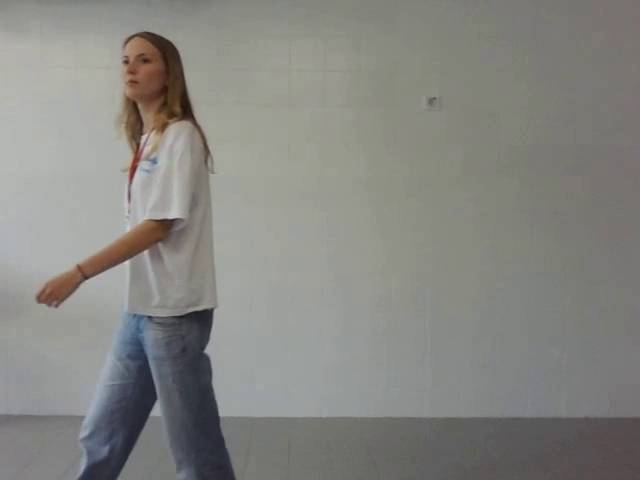
#> input picture frame 38 of web_1.mp4, 640 x 480 px, given in place of the camera
$ python detector.py
#> lines starting #> are read from the running program, lines starting #| are printed output that depends on the picture; after the words box and inside, x2 and y2 are one past the last pixel; in counts of white or black regions, pixels touching at a corner belong together
import cv2
import numpy as np

backSub_mog = cv2.createBackgroundSubtractorMOG2(history=500, varThreshold=50)

#cap = cv2.VideoCapture("web_2.mp4") # Пример с видео
cap = cv2.VideoCapture(0)   # Пример с вэбкамеры (0)

min_count = 100
max_count = 0
counts = []

  # Инициализация переменнызх для вывода результата в видеофайл
    # Подколючает видеокодек
fourcc = cv2.VideoWriter_fourcc(*'XVID')
    # Имя и параметры файла для вывода результата программы
out = cv2.VideoWriter('web_3_result.avi',fourcc, 20.0, (640, 480))

# Запускаем бесконечный цикл
while True:
    success, frame = cap.read()
#> frame is the input picture: shape (480, 640, 3); mean B, G, R 130, 134.2, 134.7

    # Выход из цикла когда нет кадров (закончилось видео)
    if not success:
        break

    # Устанавливаем размер окна
    frame = cv2.resize(frame, (640, 480))

    # Вычитание фона
    imgNoBg = backSub_mog.apply(frame)
#> imgNoBg: shape (480, 640); every value is 127

    # Устанавливаем глобальный порог для удаления теней
    # Морфология
    kernel = np.ones((2, 2), np.uint8)
    mask_thresh = cv2.threshold(imgNoBg, 100, 255, cv2.THRESH_BINARY)   # 2й аргумент от 0-255 изменяет определение теней на кадре
    imgNoBg = cv2.morphologyEx(imgNoBg, cv2.MORPH_OPEN, kernel, iterations=2)
    imgNoBg = cv2.dilate(imgNoBg, kernel, iterations=2)

     # Поиск контуров
    contours, hierarchy = cv2.findContours(imgNoBg, cv2.RETR_EXTERNAL, cv2.CHAIN_APPROX_SIMPLE)
#> contours = [[[0, 0], [0, 479], [639, 479], [639, 0]]]

    # Минимальная площать контура
    min_contour_area = 20000  # Можно изменять, 0 - 307200(ширина окна * высота окна) чем больше значение, тем больше маленьких объектов отсечется, для видео из примера  надо 800
    # Если человек близко к камере то надо увеличивать, если далеко - уменьшать

    # отсекаем объекты площадь которых меньше заданного значения
    large_contours = [cnt for cnt in contours if cv2.contourArea(cnt) > min_contour_area]
#> large_contours = [[[0, 0], [0, 479], [639, 479], [639, 0]]]
    frame_out = frame.copy()

    # Проверка максимального количества людей в кадре
    if len(large_contours) > max_count:
        max_count = len(large_contours)
#> max_count = 1

    # Проверка минимального количества людей в кадре
    if len(large_contours) < min_count and len(large_contours) > 0:
        min_count = len(large_contours)
#> min_count = 1

    # Добавление количества людей в список для определения среднего количества
    if len(large_contours) > 0:
        counts.append(len(large_contours))

    # Выбеляем контур прямоугольником
    for cnt in large_contours:
        x, y, w, h = cv2.boundingRect(cnt)
        frame_out = cv2.rectangle(frame, (x, y), (x+w, y+h), (0, 200, 0), 2)
#> this loop made 1 pass
#> (cnt, x, y, w, h) on pass 1: ([[0, 0], [0, 479], [639, 479], [639, 0]], 0, 0, 640, 480)

    # Выводим информацию на кадр о количестве контуров (человек)
    cv2.putText(frame, f"Peoples in frame: {len(large_contours)}", (10, 30), cv2.FONT_HERSHEY_SIMPLEX, 0.5, (0, 0, 255), 2)

    # Выводим информацию на кадр о минимальном количестве контуров (человек) в кадре
    cv2.putText(frame, f"Mimimal count in frame: {min_count}", (10, 430), cv2.FONT_HERSHEY_SIMPLEX, 0.5, (0, 0, 255), 2)

    # Выводим информацию на кадр о максимальном количестве контуров (человек) в кадре
    cv2.putText(frame, f"Maximal count in frame: {max_count}", (10, 450), cv2.FONT_HERSHEY_SIMPLEX, 0.5, (0, 0, 255), 2)

    # Исключение деления на 0
    if len(counts) > 0:
        # Выводим информацию на кадр о среднем количестве контуров (человек) в кажре
        cv2.putText(frame, f"Average count in frame: {round(sum(counts) / len(counts), 2)}", (10, 470), cv2.FONT_HERSHEY_SIMPLEX, 0.5, (0, 0, 255), 2)
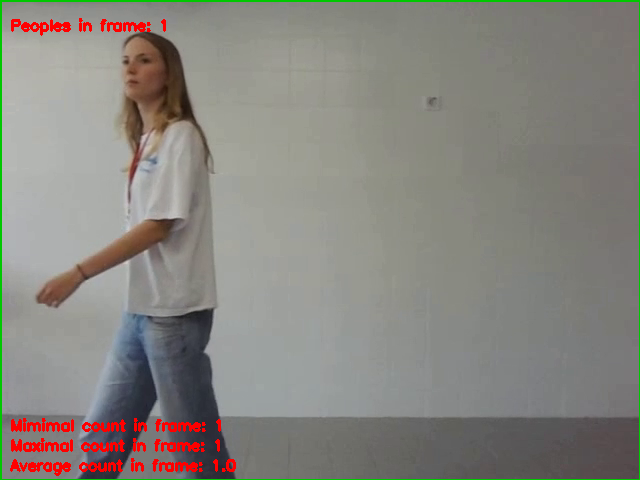
#> frame: shape (480, 640, 3); mean B, G, R 126.9, 133.3, 135.5

    # Отображаем результат
    cv2.imshow('Frame_final', frame_out)

    #Сохранение результата в видео
    out.write(frame_out)

    cv2.imshow('Mask', imgNoBg)

    # Задержка вывода кадров для видео и ожидание кнопки q для выхода
    if cv2.waitKey(10) & 0xFF == ord('q'):
#> (key q is pressed here)
        break

# Закрываем видео
cap.release()

out.release()
# Закрываем все окна
cv2.destroyAllWindows()

$ run again, starting later in the video
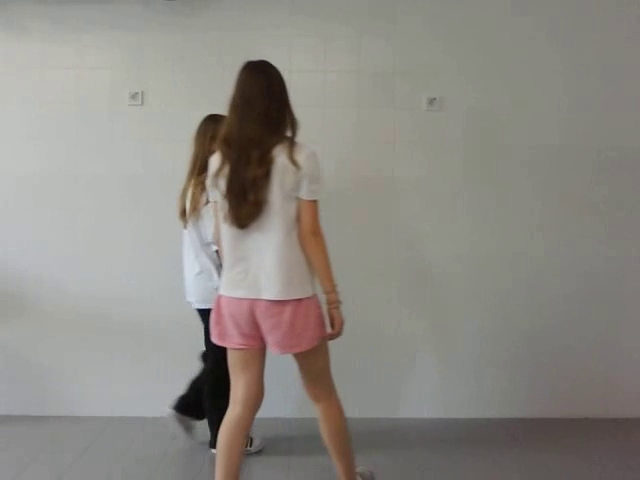
#> input picture frame 171 of web_1.mp4, 640 x 480 px, given in place of the camera
#> frame is the input picture: shape (480, 640, 3); mean B, G, R 132.5, 138.1, 141.5
#> imgNoBg: shape (480, 640); every value is 127
#> contours = [[[0, 0], [0, 479], [639, 479], [639, 0]]]
#> max_count = 1
#> the loop `for cnt in large_contours:` made 1 pass
#> (cnt, x, y, w, h) on pass 1: ([[0, 0], [0, 479], [639, 479], [639, 0]], 0, 0, 640, 480)
#> `cv2.putText(frame, f"Average count in frame: {round(sum(counts) / len(..`:
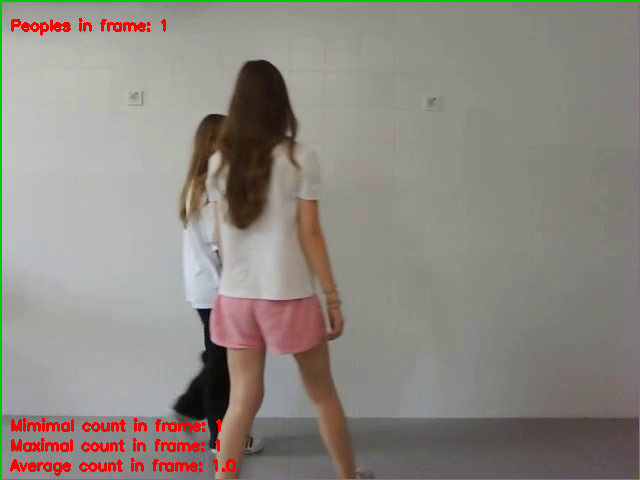
#> frame: shape (480, 640, 3); mean B, G, R 129, 136.7, 141.8

$ run again, starting later in the video
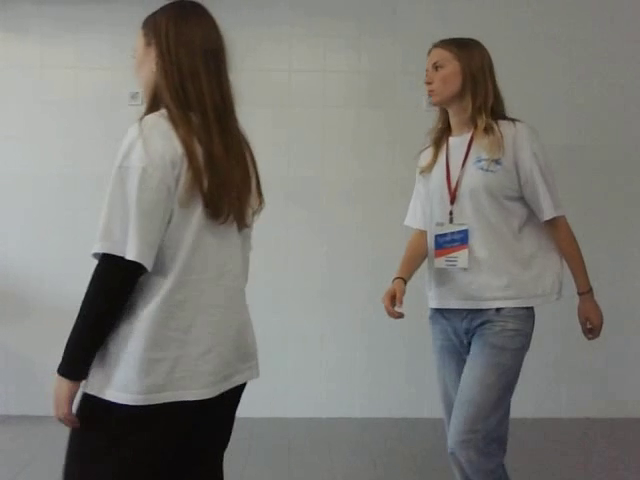
#> input picture frame 304 of web_1.mp4, 640 x 480 px, given in place of the camera
#> frame is the input picture: shape (480, 640, 3); mean B, G, R 119.3, 124, 124.8
#> `imgNoBg = backSub_mog.apply(frame)`:
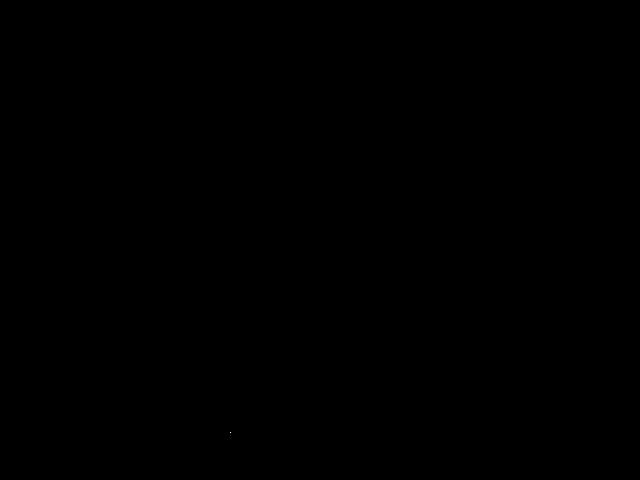
#> imgNoBg: shape (480, 640); values 127 (black) and 255 (white), 0% white in thin lines or dots, all inside (x1, y1, x2, y2) = (230, 432, 231, 433)
#> contours = [[[0, 0], [0, 479], [639, 479], [639, 0]]]
#> max_count = 1
#> the loop `for cnt in large_contours:` made 1 pass
#> (cnt, x, y, w, h) on pass 1: ([[0, 0], [0, 479], [639, 479], [639, 0]], 0, 0, 640, 480)
#> `cv2.putText(frame, f"Average count in frame: {round(sum(counts) / len(..`:
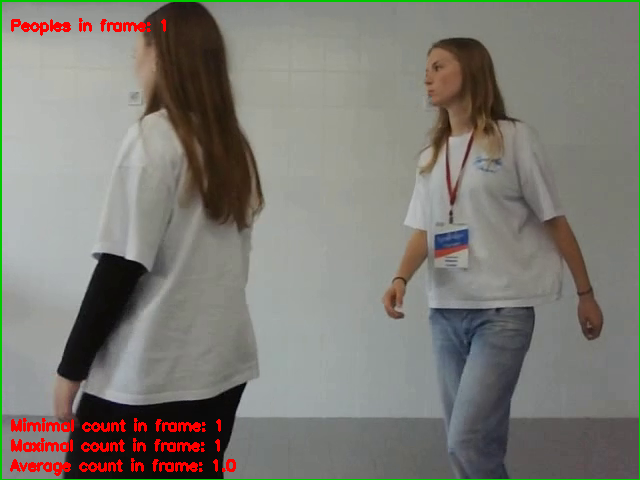
#> frame: shape (480, 640, 3); mean B, G, R 116.9, 123.7, 126.2
